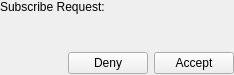
<?xml version="1.0" encoding="UTF-8"?>
<ui version="4.0">
 <class>InfoEventSubscribeRequest</class>
 <widget class="QWidget" name="InfoEventSubscribeRequest">
  <property name="geometry">
   <rect>
    <x>0</x>
    <y>0</y>
    <width>234</width>
    <height>75</height>
   </rect>
  </property>
  <property name="windowTitle">
   <string>Form</string>
  </property>
  <layout class="QGridLayout" name="gridLayout">
   <property name="margin">
    <number>0</number>
   </property>
   <item row="0" column="0" colspan="3">
    <widget class="QLabel" name="label">
     <property name="text">
      <string>Subscribe Request:</string>
     </property>
    </widget>
   </item>
   <item row="1" column="0" colspan="3">
    <widget class="QLabel" name="bareJid">
     <property name="text">
      <string/>
     </property>
    </widget>
   </item>
   <item row="3" column="1">
    <widget class="QPushButton" name="denyButton">
     <property name="text">
      <string>Deny</string>
     </property>
     <property name="icon">
      <iconset resource="application.qrc">
       <normaloff>:/images/list-remove.png</normaloff>:/images/list-remove.png</iconset>
     </property>
    </widget>
   </item>
   <item row="3" column="2">
    <widget class="QPushButton" name="acceptButton">
     <property name="text">
      <string>Accept</string>
     </property>
     <property name="icon">
      <iconset resource="application.qrc">
       <normaloff>:/images/dialog-ok-apply.png</normaloff>:/images/dialog-ok-apply.png</iconset>
     </property>
    </widget>
   </item>
   <item row="3" column="0">
    <spacer name="horizontalSpacer">
     <property name="orientation">
      <enum>Qt::Horizontal</enum>
     </property>
     <property name="sizeHint" stdset="0">
      <size>
       <width>28</width>
       <height>24</height>
      </size>
     </property>
    </spacer>
   </item>
   <item row="2" column="1">
    <spacer name="verticalSpacer">
     <property name="orientation">
      <enum>Qt::Vertical</enum>
     </property>
     <property name="sizeHint" stdset="0">
      <size>
       <width>20</width>
       <height>40</height>
      </size>
     </property>
    </spacer>
   </item>
  </layout>
 </widget>
 <resources>
  <include location="application.qrc"/>
 </resources>
 <connections/>
</ui>
